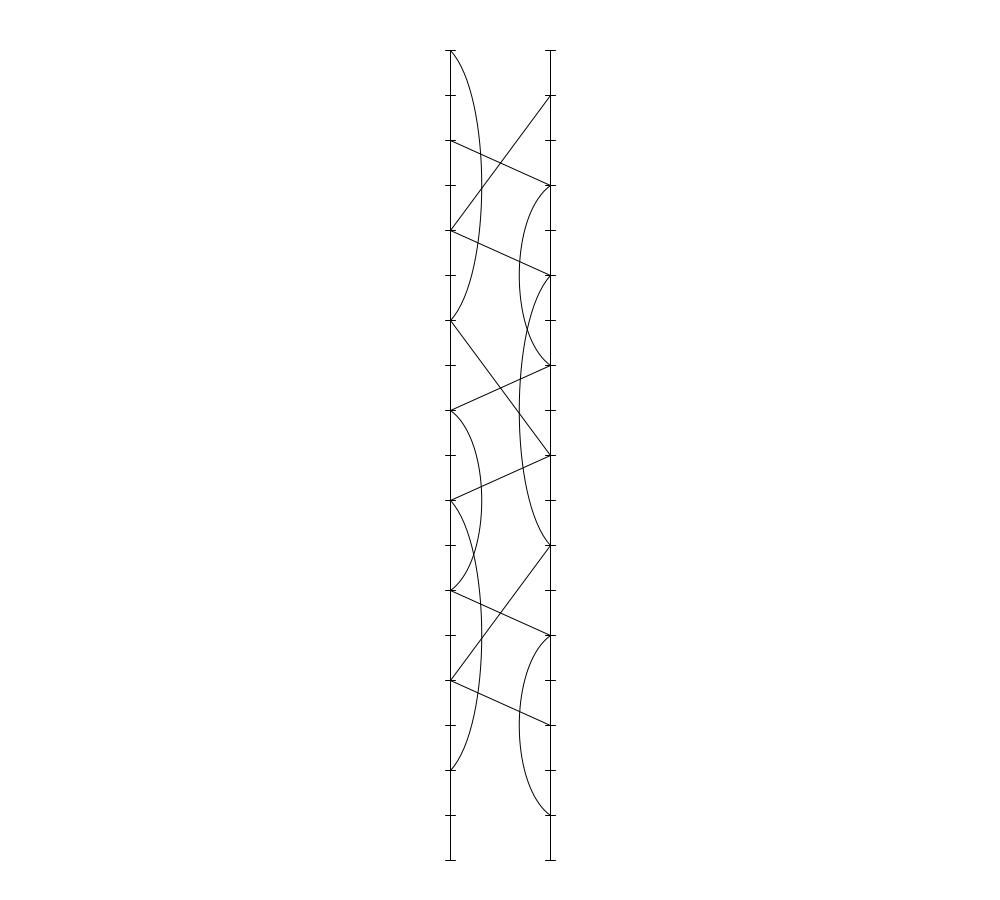
Frame 1 (no input)
Frame 60 (the mouse pressed at the canvas centre just before this capture): identical to frame 1, image omitted
Frame 120 (the mouse held since frame 60 and released just before this capture): identical to frame 1, image omitted

The Processing sketch that drew this single still picture (run headless with seeded random() and noise(); from frame 60 on, the mouse is pressed at the canvas centre):

// Processing sketch: gerador_graficos
// ── gerador_graficos.pde
//variaveis de personalizaçao do usuario
float velocidade = 0.9;//Variável apra variar a velocidade de reprodução
int padrao[]={6,3,1,4,1};
int grafico=0;//qual o grafico que vai ser gerado.
int rep=3;//quantas vezes o padrao vai ser desenhado na tabela

//variaveis de uso do programa
int Nbolas;//quantas bolinhas sao nesessarias para o padrao
int Qbola[]={};//Controla qual bola está sendo lançada

/*Tarefa atual:
*/


void calc_pad()
{
  int i;
  int s=0;
  
  for(i=0;i<padrao.length;i++)
  {
    s=s+padrao[i];
  }
  Nbolas=s/padrao.length;
}

void Qbola_init() //Faz o tamanho de Qbola ser=Nbolas e coloca um 0 em todas as posiçoes
{
  int i;
  for(i=0;i<Nbolas;i++)
  {
    Qbola=append(Qbola,0);
  }
}

void Qbola_pre(int l) //Checa qual é a primeira posiçao que contém um 0 e transforma ela no lançamento atual
{
  int i;
  for(i=0;i<Nbolas;i++)
  {
    if(Qbola[i]==0)
    {
      Qbola[i]=l;
      break;
    }
  }
}

void Qbola_pos() //reduz em 1 cada posicao de Qbola até um minimo de 0
{
  int i;
  for(i=0;i<Nbolas;i++)
  {
    if(Qbola[i]>0)
    {
      Qbola[i]--;
      println(Qbola[i]);
    }
  }
}

int colorR()
{
  return 0;
}
int colorG()
{
  return 0;
}
int colorB()
{
  return 0;
}

void dados0()//É chamada pela modelo() e desenha as linhas dos lançamentos de cada bolinha
{
  int i;
  int j=0,k=0;
  
  while(k<rep)
  {
    for(i=0;i<padrao.length;i++)
    {
      Qbola_pre(padrao[i]);
      if(j%2==0)
      {
        if(padrao[i]%2==0)
        {
          noFill();
          stroke(colorR(),colorG(),colorB());
          curve(200, 50+45*j , 450, 50+45*j, 450, (50+45*j)+45*padrao[i], 200, (50+45*j)+45*padrao[i]);
        }
        else
        {
          stroke(colorR(),colorG(),colorB());
          line(450,50+45*j,550,(50+45*j)+45*padrao[i]);
        }
      }      
      else
      {                       
        if(padrao[i]%2==0)
        {
          noFill();
          stroke(colorR(),colorG(),colorB());
          curve(800, 50+45*j, 550, 50+45*j, 550, (50+45*j)+45*padrao[i], 800, (50+45*j)+45*padrao[i]);
        }
        else
        {
          stroke(colorR(),colorG(),colorB());
          line(550,50+45*j,450,(50+45*j)+45*padrao[i]);
        }
      }
      j++;
      Qbola_pos();
    }
    k++;
  }
}

void modelo(int gr)//Decide qual o modelo de tabela foi pedido, desenha a estrutura básica e chama a funcao dados"X"
{
  int i;
  
  background(255);
  if (gr==0)
  {
    stroke(0);
    line(450,50,450,860);
    stroke(0);
    line(550,50,550,860);      
    
    for(i=0;i<20;i++)
    {
      line(445,50+45*i,455,50+45*i);
      line(545,50+45*i,555,50+45*i);
    } 
    dados0();
  }
  else if (gr==1)
  {
    //dados1();
  }
  else if (gr==2)
  {
    //dados2();
  }
  else
  {
    textSize(32);
    text("Escolha 0 para o grafico em colunas; ", 10, 30); 
    fill(0,0,0);
    textSize(32);
    text("Escolha 1 para o grafico de tabela;", 10, 80); 
    fill(0,0,0);    
  }
}

void setup()
{
  size(1000,900);
  noStroke();
  
  calc_pad();
  Qbola_init();
  
  //A partir daqui, essas funcoes devem estar da draw para poder desenhar as bolinhas se movimentando
  modelo(grafico);

  
}

void draw()
{

}
